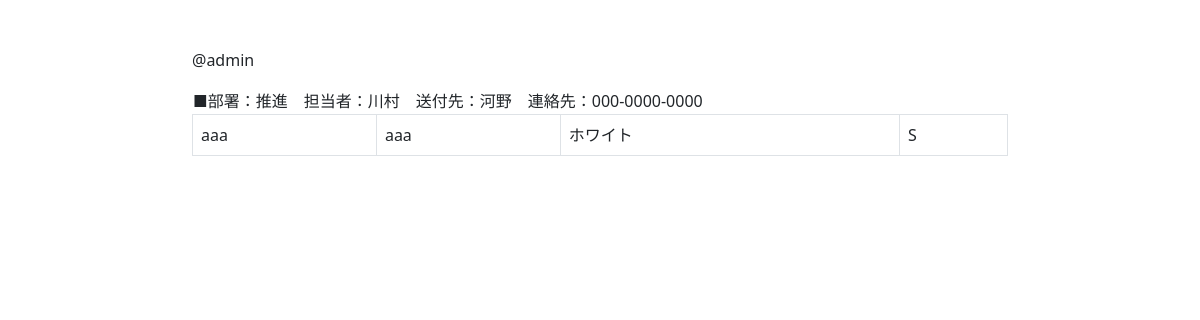
The page /plac5/rireki/ (signed in) on the database as committed earlier.
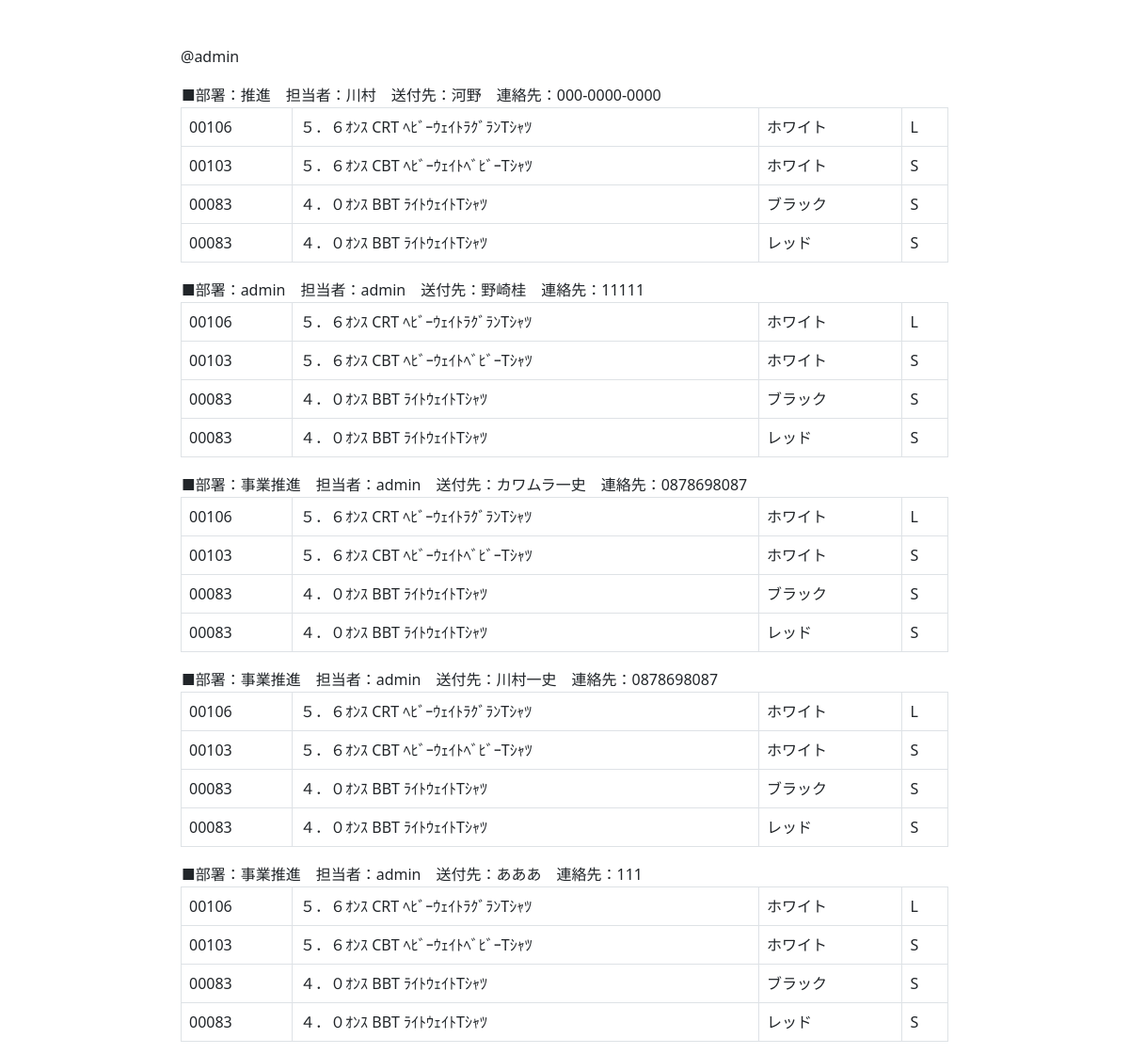
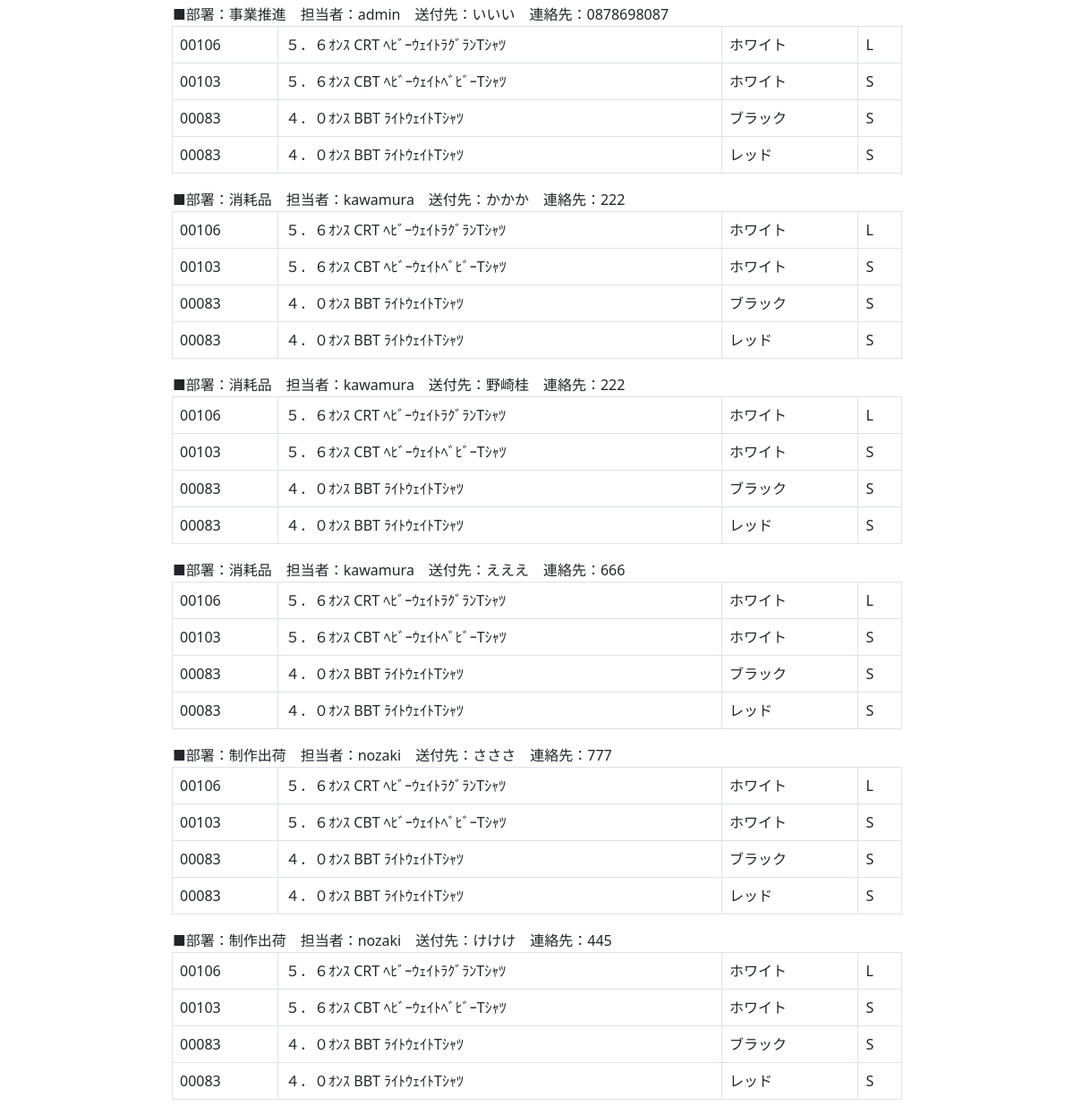
The same page on the database as committed later (2 pictures, top to bottom).
### plac5/models.py (models this page shows, shortened)
class Send(models.Model):
    sample_number=models.IntegerField("認証番号")
    busho=models.CharField("部署",max_length=10)
    name=models.CharField("担当",max_length=10)
    send_name=models.CharField("送付先",max_length=10)
    send_tel=models.CharField("送付先電話",max_length=20)

class Sample(models.Model):
    sample_number=models.ForeignKey(Send,on_delete=models.CASCADE,verbose_name="認証番号")
    hinban=models.CharField("品番",max_length=10)
    hinmei=models.CharField("品名",max_length=55)
    color=models.CharField("カラー",max_length=10)
    size=models.CharField("サイズ",max_length=5)

### plac5/views.py (the view)
# urls.py: path('rireki/', rireki, name="rireki"),
def rireki(request):
    if request.user.is_superuser:
        items=Send.objects.all()
        for sam in items:
            samples=Sample.objects.filter(sample_number=sam.sample_number)
        return render(request,"plac5/rireki.html",{"items":items,"samples":samples})

### plac5/templates/plac5/rireki.html
{% extends "plac5/base.html" %}
{% block main %}
<div class="container mt-5" style="width: 70%">
    <p>@{{request.user}}</p>
    {% for item in items %}
    <table>
        <tr>
            <td>■部署：{{item.busho}}　担当者：{{item.name}}　送付先：{{item.send_name}}　連絡先：{{item.send_tel}}</td>
        </tr>
        <tr>
            <table class="table table-bordered">
                {% for sample in samples %}
                <tr>
                    <td>{{sample.hinban}}</td>
                    <td>{{sample.hinmei}}</td>
                    <td>{{sample.color}}</td>
                    <td>{{sample.size}}</td>
                </tr>
                {% endfor %}
            </table>
        </tr>
    </table>
    {% endfor %}
</div>
{% endblock %}

### plac5/templates/plac5/base.html (shortened to what this page needs)
<!DOCTYPE html>
<html lang="en">
<head>
    <link href="https://cdn.jsdelivr.net/npm/bootstrap@5.0.2/dist/css/bootstrap.min.css" rel="stylesheet">
</head>
<body>
    {% block main %}
    {% endblock %}
</body>
</html>

Rows that differ between the two databases and show on the page:
computed for Send "推進": loses Sample (hinban "aaa", hinmei "aaa", color "ホワイト", size "S")
added Sample: hinban "00106", hinmei "５．６ｵﾝｽ CRT ﾍﾋﾞｰｳｪｲﾄﾗｸﾞﾗﾝTｼｬﾂ", color "ホワイト", size "L"
added Sample: hinban "00103", hinmei "５．６ｵﾝｽ CBT ﾍﾋﾞｰｳｪｲﾄﾍﾞﾋﾞｰTｼｬﾂ", color "ホワイト", size "S"
added Sample: hinban "00083", hinmei "４．０ｵﾝｽ BBT ﾗｲﾄｳｪｲﾄTｼｬﾂ", color "ブラック", size "S"
added Sample: hinban "00083", hinmei "４．０ｵﾝｽ BBT ﾗｲﾄｳｪｲﾄTｼｬﾂ", color "レッド", size "S"
added Send: busho "admin", name "admin", send_name "野崎桂", send_tel "11111"
added Send: busho "事業推進", name "admin", send_name "カワムラ一史", send_tel "0878698087"
added Send: busho "事業推進", name "admin", send_name "川村一史", send_tel "0878698087"
added Send: busho "事業推進", name "admin", send_name "あああ", send_tel "111"
added Send: busho "事業推進", name "admin", send_name "いいい", send_tel "0878698087"
added Send: busho "消耗品", name "kawamura", send_name "かかか", send_tel "222"
added Send: busho "消耗品", name "kawamura", send_name "野崎桂", send_tel "222"
added Send: busho "消耗品", name "kawamura", send_name "えええ", send_tel "666"
added Send: busho "制作出荷", name "nozaki", send_name "さささ", send_tel "777"
added Send: busho "制作出荷", name "nozaki", send_name "けけけ", send_tel "445"
